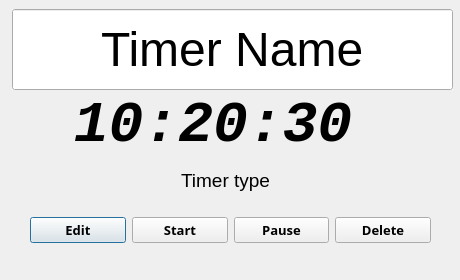
<?xml version="1.0" encoding="UTF-8"?>
<ui version="4.0">
 <class>ShowTimer</class>
 <widget class="QDialog" name="ShowTimer">
  <property name="geometry">
   <rect>
    <x>0</x>
    <y>0</y>
    <width>460</width>
    <height>280</height>
   </rect>
  </property>
  <property name="sizePolicy">
   <sizepolicy hsizetype="Preferred" vsizetype="Preferred">
    <horstretch>0</horstretch>
    <verstretch>0</verstretch>
   </sizepolicy>
  </property>
  <property name="minimumSize">
   <size>
    <width>460</width>
    <height>280</height>
   </size>
  </property>
  <property name="maximumSize">
   <size>
    <width>460</width>
    <height>280</height>
   </size>
  </property>
  <property name="windowTitle">
   <string>Dialog</string>
  </property>
  <widget class="QLabel" name="lblTimer">
   <property name="geometry">
    <rect>
     <x>30</x>
     <y>90</y>
     <width>401</width>
     <height>71</height>
    </rect>
   </property>
   <property name="font">
    <font>
     <family>Consolas</family>
     <pointsize>36</pointsize>
     <italic>true</italic>
    </font>
   </property>
   <property name="cursor">
    <cursorShape>ArrowCursor</cursorShape>
   </property>
   <property name="text">
    <string>&lt;h3 style=&quot;red&quot;&gt; 10:20:30 &lt;/h3&gt;</string>
   </property>
   <property name="scaledContents">
    <bool>false</bool>
   </property>
   <property name="alignment">
    <set>Qt::AlignCenter</set>
   </property>
   <property name="wordWrap">
    <bool>false</bool>
   </property>
  </widget>
  <widget class="QLabel" name="lblType">
   <property name="geometry">
    <rect>
     <x>170</x>
     <y>170</y>
     <width>111</width>
     <height>21</height>
    </rect>
   </property>
   <property name="font">
    <font>
     <pointsize>14</pointsize>
    </font>
   </property>
   <property name="text">
    <string>Timer type</string>
   </property>
   <property name="alignment">
    <set>Qt::AlignCenter</set>
   </property>
  </widget>
  <widget class="QWidget" name="horizontalLayoutWidget">
   <property name="geometry">
    <rect>
     <x>30</x>
     <y>210</y>
     <width>401</width>
     <height>41</height>
    </rect>
   </property>
   <layout class="QHBoxLayout" name="horizontalLayout">
    <item>
     <widget class="QPushButton" name="btnEdit">
      <property name="enabled">
       <bool>true</bool>
      </property>
      <property name="font">
       <font>
        <family>Yu Mincho Demibold</family>
        <pointsize>10</pointsize>
        <weight>75</weight>
        <bold>true</bold>
       </font>
      </property>
      <property name="cursor">
       <cursorShape>PointingHandCursor</cursorShape>
      </property>
      <property name="text">
       <string>Edit</string>
      </property>
     </widget>
    </item>
    <item>
     <widget class="QPushButton" name="btnStart">
      <property name="enabled">
       <bool>true</bool>
      </property>
      <property name="font">
       <font>
        <family>Yu Mincho Demibold</family>
        <pointsize>10</pointsize>
        <weight>75</weight>
        <bold>true</bold>
       </font>
      </property>
      <property name="cursor">
       <cursorShape>PointingHandCursor</cursorShape>
      </property>
      <property name="text">
       <string>Start</string>
      </property>
     </widget>
    </item>
    <item>
     <widget class="QPushButton" name="btnPause">
      <property name="enabled">
       <bool>true</bool>
      </property>
      <property name="font">
       <font>
        <family>Yu Mincho Demibold</family>
        <pointsize>10</pointsize>
        <weight>75</weight>
        <bold>true</bold>
       </font>
      </property>
      <property name="cursor">
       <cursorShape>PointingHandCursor</cursorShape>
      </property>
      <property name="text">
       <string>Pause</string>
      </property>
     </widget>
    </item>
    <item>
     <widget class="QPushButton" name="btnDelete">
      <property name="enabled">
       <bool>true</bool>
      </property>
      <property name="font">
       <font>
        <family>Yu Mincho Demibold</family>
        <pointsize>10</pointsize>
        <weight>75</weight>
        <bold>true</bold>
       </font>
      </property>
      <property name="cursor">
       <cursorShape>PointingHandCursor</cursorShape>
      </property>
      <property name="text">
       <string>Delete</string>
      </property>
     </widget>
    </item>
   </layout>
  </widget>
  <widget class="QLineEdit" name="lineTimerName">
   <property name="geometry">
    <rect>
     <x>12</x>
     <y>9</y>
     <width>441</width>
     <height>81</height>
    </rect>
   </property>
   <property name="font">
    <font>
     <family>Nirmala UI</family>
     <pointsize>36</pointsize>
    </font>
   </property>
   <property name="cursor">
    <cursorShape>SizeHorCursor</cursorShape>
   </property>
   <property name="mouseTracking">
    <bool>false</bool>
   </property>
   <property name="focusPolicy">
    <enum>Qt::NoFocus</enum>
   </property>
   <property name="acceptDrops">
    <bool>false</bool>
   </property>
   <property name="autoFillBackground">
    <bool>true</bool>
   </property>
   <property name="styleSheet">
    <string notr="true"/>
   </property>
   <property name="text">
    <string>Timer Name</string>
   </property>
   <property name="maxLength">
    <number>32769</number>
   </property>
   <property name="cursorPosition">
    <number>0</number>
   </property>
   <property name="alignment">
    <set>Qt::AlignCenter</set>
   </property>
   <property name="dragEnabled">
    <bool>true</bool>
   </property>
   <property name="readOnly">
    <bool>true</bool>
   </property>
   <property name="cursorMoveStyle">
    <enum>Qt::LogicalMoveStyle</enum>
   </property>
  </widget>
 </widget>
 <resources/>
 <connections/>
</ui>
